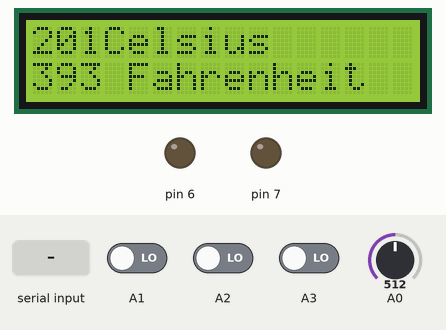
Simulated run of this sketch. Board: Arduino Uno, built with avr-gcc and run on an emulated ATmega328P. Parts: 16×2 character LCD, output pins drawn as LEDs (lit = HIGH). The inputs (shaded band) are chosen by the test bench; at power-on: A2 LOW, A3 LOW, A0 = 512, A1 LOW. What the sketch prints to the serial monitor is not drawn.

Above: at 12.2 s.
12.3 s: A2 driven HIGH
At 13.6 s:
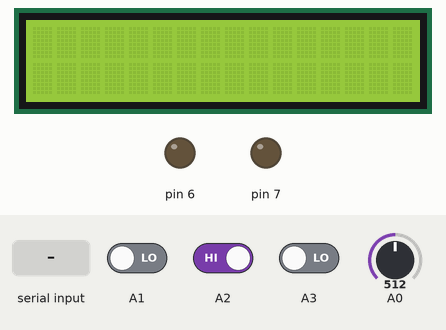
14.8 s: A2 driven LOW
At 16.5 s:
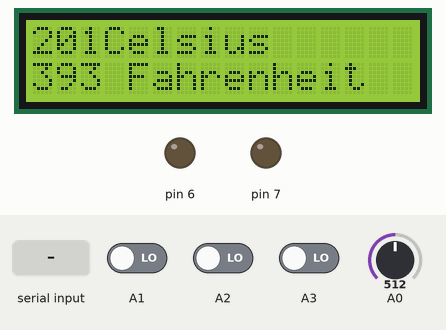
17.3 s: A3 driven HIGH
At 19.9 s:
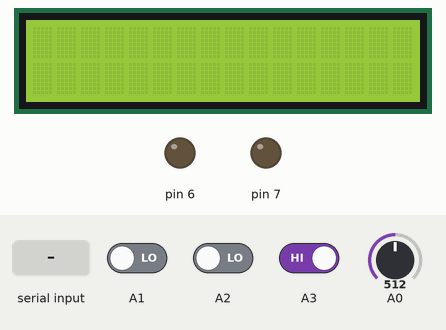
20.6 s: "1" received over the second serial link
At 21.7 s:
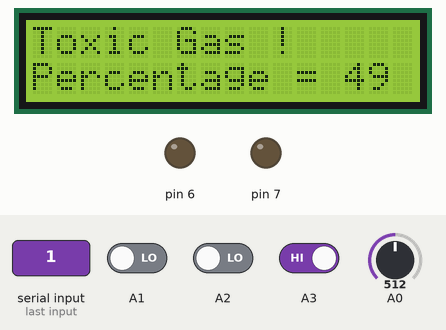
24.6 s: "0" received over the second serial link
Timing chart, 0 to 27.6 s (numbered marks = the images above; inputs shaded):
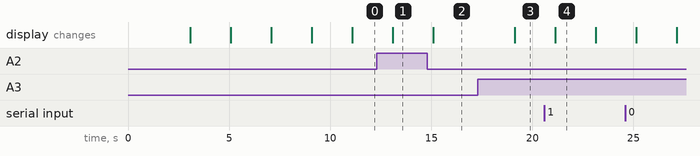

Measured:
- after the input at 12.3 s, the display: changes after 0.80 s (image 1)
- after the input at 14.8 s, the display: changes after 0.31 s (image 2)
- after the input at 17.3 s, the display: changes after 1.8 s (image 3)
- after the input at 20.6 s, the display: changes after 0.52 s (image 4)
- what the display in image 4 shows lasts 2.0 s, from 21.1 s to 23.1 s

The sketch:

weather_station_mini_project_beta_1.ino
```cpp
// Receiver
//
#include <LiquidCrystal.h>
#include <SoftwareSerial.h>


#define rxPin 13
#define txPin 8
SoftwareSerial mySerial =  SoftwareSerial(rxPin, txPin);

#define rxPin1 10
#define txPin1 A4
SoftwareSerial mySerial1 =  SoftwareSerial(rxPin1, txPin1);


int baselineTemp = 0;
int celsius = 0;
int fahrenheit = 0;
int avail = 0;
int switch_stats = 0;
int light_sensor_value = 0;
int gas_value = 0;
LiquidCrystal lcd(12, 11, 5, 4, 3, 2);


void setup()
{
  pinMode(A0, INPUT);
  Serial.begin(9600);

  pinMode(6, OUTPUT);
  pinMode(7, OUTPUT);
  pinMode(8, OUTPUT);

  pinMode(rxPin, INPUT);
  pinMode(txPin, OUTPUT);
  mySerial.begin(9600);

  pinMode(rxPin1, INPUT);
  pinMode(txPin1, OUTPUT);
  mySerial1.begin(9600);


  lcd.begin(16, 2);
  lcd.setCursor(0,0);
  lcd.print("Weather station");
  lcd.setCursor(2,1);
  lcd.print("Mini project");
  delay(3000);
  display_names();

}

void loop()
{
  lcd.clear();
  if(digitalRead(A1)==1){
     set_lcd_temp();
     Serial.println("Block 1");
  }else if(digitalRead(A2)==1){
      mySerial.listen();
      Serial.println(mySerial1.available());
      if(mySerial.available() > 0){
        light_sensor_value = mySerial.read();
        Serial.println(light_sensor_value);
		if ( light_sensor_value >= 0 && light_sensor_value <= 40)
        {
          lcd.print("Weather Type : ");
          lcd.setCursor(0, 1);
          lcd.print("Overcast");
          delay(30);
        }
        else if ( light_sensor_value > 40 && light_sensor_value <= 70)
        {
          lcd.print("Weather Type : ");
          lcd.setCursor(0, 1);
          lcd.print("Partially Cloudy");
          delay(30);
        }
        else
        {
          lcd.print("Weather Type : ");
          lcd.setCursor(0, 1);
          lcd.print("Sunny/Clear");
          delay(30);
        }


      }
      Serial.println("Block 2");

  }else if(digitalRead(A3)==1){
    mySerial1.listen();
    if(mySerial1.available()>0){
      if ((gas_value <= 100) && (gas_value >= 0))
      {
        gas_value = mySerial1.read();
        Serial.println(gas_value);
        //gas_value = map(gas_value, 0, 255, 0, 100);
        lcd.print("Toxic Gas !");
        lcd.setCursor(0, 1);
        lcd.print("Percentage = ");
        lcd.setCursor(13, 1);
        lcd.print(gas_value);
      }else{
        lcd.print("Toxic Gas !");
        lcd.setCursor(0, 1);
        lcd.print("Percentage = ");
        lcd.setCursor(13, 1);
        lcd.print(100);
        delay(30);
      }
    }
  }else{
  	set_lcd_temp();
  }

  delay(2000);

}

void display_names(){
  lcd.clear();
  lcd.setCursor(0,0);
  lcd.print("    M.VIGNESH   ");
  lcd.setCursor(2,1);
  lcd.print("720820104111");
  delay(2000);
  lcd.clear();
  lcd.setCursor(0,0);
  lcd.print("PARTHIBANRAJ.B.T");
  lcd.setCursor(2,1);
  lcd.print("720820104077");
  delay(2000);
  lcd.clear();
  lcd.setCursor(0,0);
  lcd.print(" V.S.SIVA BALAN");
  lcd.setCursor(2,1);
  lcd.print("720820104098");
  delay(2000);
  lcd.clear();
  lcd.setCursor(0,0);
  lcd.print("   S.SANTHOSH");
  lcd.setCursor(2,1);
  lcd.print("720820104092");
  delay(2000);
}

void set_lcd_temp(){

  lcd.setCursor(0,0);
  lcd.print("   Celsius");
  lcd.setCursor(2,1);
  lcd.print("  Fahrenheit");

  baselineTemp = 40;

  celsius = map(((analogRead(A0) - 20) * 3.04), 0, 1023, -40, 125);
  fahrenheit = ((celsius * 9) / 5 + 32);
  Serial.print(celsius);
  Serial.print(" C, ");
  Serial.print(fahrenheit);
  Serial.println(" F");

  lcd.setCursor(0,0);
  lcd.print(celsius);
  lcd.setCursor(0,1);
  lcd.print(fahrenheit);

}
```
